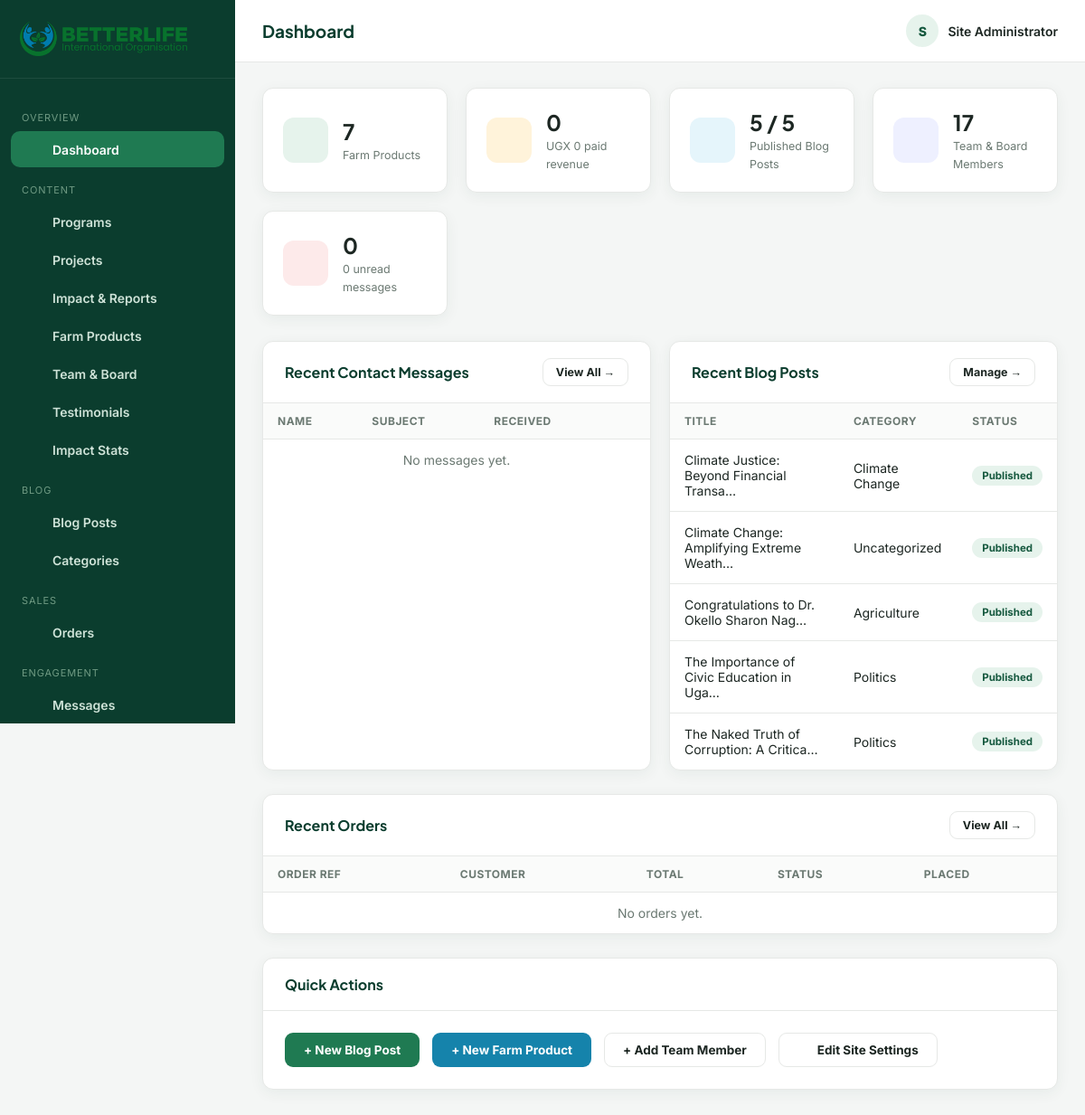
/admin/index.php (signed in), run on an earlier commit of the app's database.
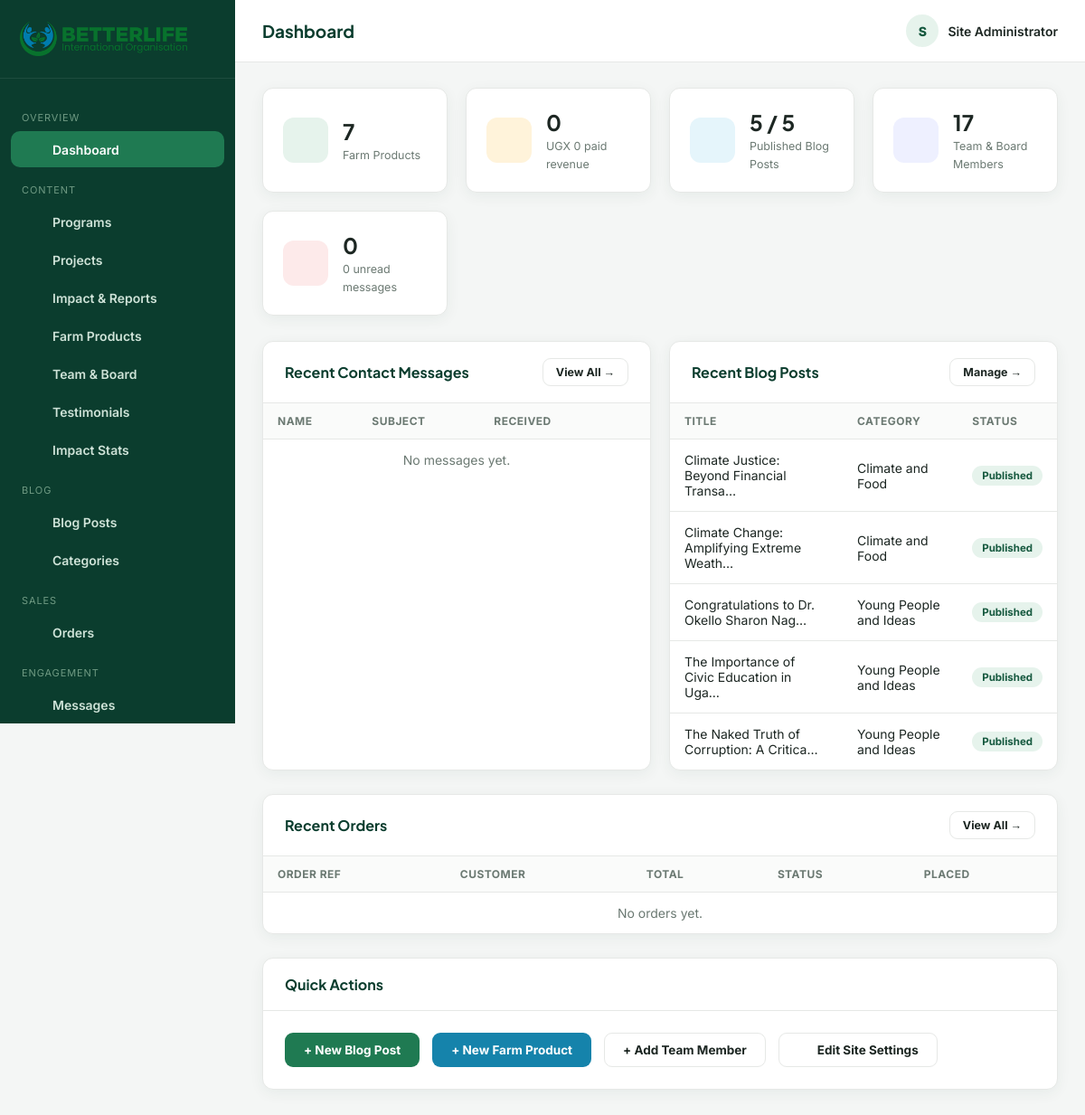
And on a later commit of the database.
### tables this page shows
CREATE TABLE blog_posts (
  id INT AUTO_INCREMENT PRIMARY KEY,
  title VARCHAR(200) NOT NULL,
  slug VARCHAR(220) NOT NULL UNIQUE,
  category_id INT DEFAULT NULL,
  excerpt VARCHAR(500),
  content LONGTEXT,
  featured_image VARCHAR(255),
  author VARCHAR(100) DEFAULT 'Admin',
  status ENUM('draft','published') DEFAULT 'draft',
  views INT DEFAULT 0,
  published_at DATETIME DEFAULT NULL,
  created_at TIMESTAMP DEFAULT CURRENT_TIMESTAMP,
  updated_at TIMESTAMP DEFAULT CURRENT_TIMESTAMP ON UPDATE CURRENT_TIMESTAMP,
  FOREIGN KEY (category_id) REFERENCES blog_categories(id) ON DELETE SET NULL
);

CREATE TABLE blog_categories (
  id INT AUTO_INCREMENT PRIMARY KEY,
  name VARCHAR(100) NOT NULL,
  slug VARCHAR(120) NOT NULL UNIQUE
);

### includes/functions.php (called while the page is built, shortened)
<?php
function h(?string $value): string
{
    return htmlspecialchars($value ?? '', ENT_QUOTES, 'UTF-8');
}
function excerpt(string $text, int $length = 160): string
{
    $text = trim(strip_tags($text));
    return mb_substr($text, 0, $length) . '…';
}

### admin/index.php (the view, shortened to what the changed rows need)
<?php
require_once __DIR__ . '/includes/auth.php';
$counts = [
  'products'    => (int) $pdo->query("SELECT COUNT(*) FROM products")->fetchColumn(),
  'posts'       => (int) $pdo->query("SELECT COUNT(*) FROM blog_posts")->fetchColumn(),
  'published'   => (int) $pdo->query("SELECT COUNT(*) FROM blog_posts WHERE status='published'")->fetchColumn(),
  'team'        => (int) $pdo->query("SELECT COUNT(*) FROM team_members")->fetchColumn(),
  'messages'    => (int) $pdo->query("SELECT COUNT(*) FROM contact_messages")->fetchColumn(),
  'unread'      => (int) $pdo->query("SELECT COUNT(*) FROM contact_messages WHERE is_read=0")->fetchColumn(),
  'subscribers' => (int) $pdo->query("SELECT COUNT(*) FROM newsletter_subscribers")->fetchColumn(),
  'programs'    => (int) $pdo->query("SELECT COUNT(*) FROM programs")->fetchColumn(),
];
$recentPosts = $pdo->query("SELECT bp.*, bc.name AS cat_name FROM blog_posts bp LEFT JOIN blog_categories bc ON bc.id=bp.category_id ORDER BY bp.created_at DESC LIMIT 5")->fetchAll();
require __DIR__ . '/includes/header.php';
?>
<div class="stat-cards">
  <div class="stat-card">
    <div><strong><?= $counts['published'] ?> / <?= $counts['posts'] ?></strong><span>Published Blog Posts</span></div>
  </div>
  <div class="stat-card">
    <div><strong><?= $counts['messages'] ?></strong><span><?= $counts['unread'] ?> unread messages</span></div>
  </div>
</div>
<div class="form-grid">
  <div class="panel">
    <div class="table-wrap">
      <table class="data-table">
        <thead><tr><th>Name</th><th>Subject</th><th>Received</th><th></th></tr></thead>
      </table>
    </div>
  </div>
  <div class="panel">
    <div class="table-wrap">
      <table class="data-table">
        <thead><tr><th>Title</th><th>Category</th><th>Status</th></tr></thead>
        <tbody>
          <?php foreach ($recentPosts as $p): ?>
            <tr>
              <td><?= h(excerpt($p['title'], 40)) ?></td>
              <td><?= h($p['cat_name'] ?? '—') ?></td>
              <td><span class="badge <?= $p['status'] === 'published' ? 'badge-green' : 'badge-gray' ?>"><?= h(ucfirst($p['status'])) ?></span></td>
            </tr>
          <?php endforeach; ?>
        </tbody>
      </table>
    </div>
  </div>
</div>
<div class="panel">
  <div class="table-wrap">
    <table class="data-table">
      <thead><tr><th>Order Ref</th><th>Customer</th><th>Total</th><th>Status</th><th>Placed</th></tr></thead>
    </table>
  </div>
</div>
<?php require __DIR__ . '/includes/footer.php'; ?>

What changed in the data, as far as the page shows it:
changed blog_posts "The Naked Truth of Corruption: A Critica…": category.name "Politics" → "Young People and Ideas"
changed blog_posts "Climate Justice: Beyond Financial Transa…": category.name "Climate Change" → "Climate and Food"
changed blog_posts "Climate Change: Amplifying Extreme Weath…": category.name "Uncategorized" → "Climate and Food"
changed blog_posts "Congratulations to Dr. Okello Sharon Nag…": category.name "Agriculture" → "Young People and Ideas"
changed blog_posts "The Importance of Civic Education in Uga…": category.name "Politics" → "Young People and Ideas"
